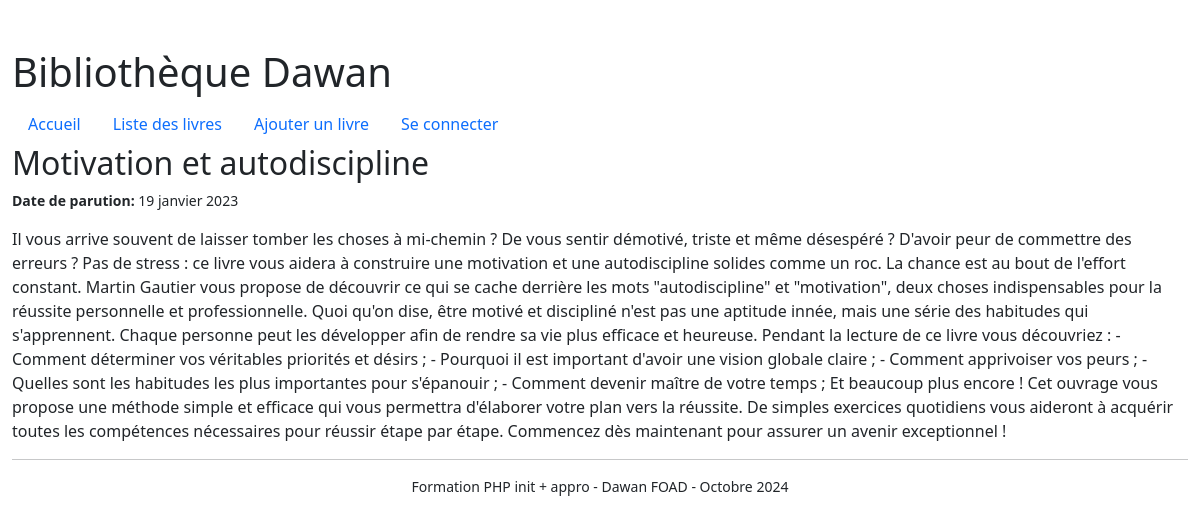
Screenshot of /bibliotheque/livre/detail.php?id=1 with the database file from the repository.
### tables this page shows
CREATE TABLE IF NOT EXISTS `livre` (
  `id` int NOT NULL AUTO_INCREMENT,
  `titre` varchar(50) NOT NULL,
  `resume` text,
  `date_parution` date DEFAULT NULL,
  PRIMARY KEY (`id`)
);

### helper/request.php (called while the page is built, shortened)
<?php
function query($key, $default = null)
{
    if(array_key_exists($key, $_GET) && !empty($_GET[$key])) {
        return $_GET[$key];
    }
    return  $default;
}

### bibliotheque/livre/detail.php (the view, shortened to what this page needs)
<?php
require_once '../../helper/request.php';
$id = query('id');
$c = connection();
$sql = "SELECT titre, resume, date_parution FROM livre WHERE id = " . mysqli_real_escape_string($c, $id);
$livre = mysqli_fetch_assoc(mysqli_query($c, $sql));
$fmt = datefmt_create('fr_FR', IntlDateFormatter::LONG, IntlDateFormatter::NONE);
require '../header.php';
?>
<h2><?php echo isset($livre['titre']) ? htmlentities($livre['titre']) : '' ?></h2>
<?php if (!empty($livre['date_parution'])): ?>
    <p class="small">
        <b>Date de parution:</b> <?php echo datefmt_format($fmt, date_create($livre['date_parution'])); ?>
    </p>
<?php endif; ?>
<div>
    <?php echo isset($livre['resume']) ? htmlentities($livre['resume']) : '' ?>
</div>
<?php require '../footer.php';  ?>

### rows the page displays
livre: titre "Motivation et autodiscipline", date_parution "19 janvier 2023", resume "Il vous arrive souvent de laisser tomber les choses à mi-chemin ? De vous sentir démotivé, triste et même désespéré ? D'avoir peur de commettre des erreurs ? Pas de stress : ce livre vous aidera à construire une motivation et une autodiscipline solides comme un roc. La chance est au bout de l'effort constant. Martin Gautier vous propose de découvrir ce qui se cache derrière les mots \"autodiscipline\" et \"motivation\", deux choses indispensables pour la réussite personnelle et professionnelle. Quoi qu'on dise, être motivé et discipliné n'est pas une aptitude innée, mais une série des habitudes qui s'apprennent. Chaque personne peut les développer afin de rendre sa vie plus efficace et…"
